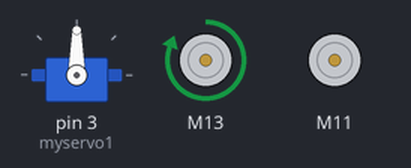
Recording of a sketch running on a simulated Arduino Uno, built with avr-gcc and run on an emulated ATmega328P. Shown: servo, 2 × DC motor (green arrow = forward, orange = backward, longer = faster).

Above: at 0.05 s.
At 1.95 s:
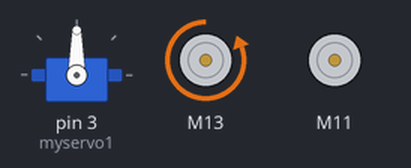
At 3.85 s:
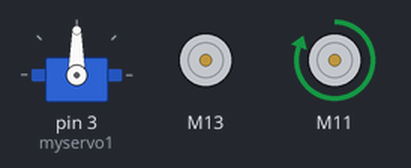
At 7.75 s:
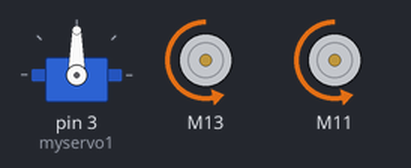
At 11.55 s:
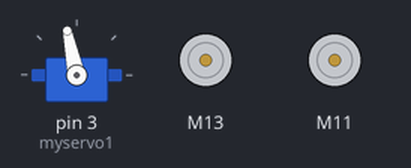
At 15.45 s:
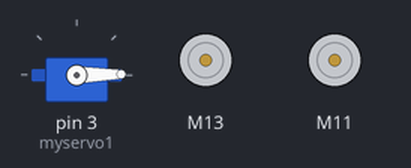
Timing chart, 0 to 20.1 s (numbered marks = the images above):
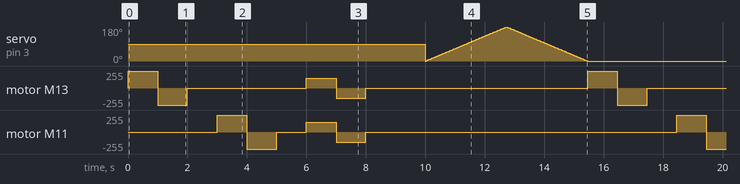

The sketch:

Motor.ino
```cpp
/******************************************************************************
TestRun.ino
TB6612FNG H-Bridge Motor Driver Example code
Michelle @ SparkFun Electronics
8/20/16
https://github.com/sparkfun/SparkFun_TB6612FNG_Arduino_Library

Uses 2 motors to show examples of the functions in the library.  This causes
a robot to do a little 'jig'.  Each movement has an equal and opposite movement
so assuming your motors are balanced the bot should end up at the same place it
started.

Resources:
TB6612 SparkFun Library

Development environment specifics:
Developed on Arduino 1.6.4
Developed with ROB-9457
******************************************************************************/

// This is the library for the TB6612 that contains the class Motor and all the
// functions
#include <SparkFun_TB6612.h>
#include <Servo.h>

// Pins for all inputs, keep in mind the PWM defines must be on PWM pins
// the default pins listed are the ones used on the Redbot (ROB-12097) with
// the exception of STBY which the Redbot controls with a physical switch
#define AIN1 13
#define BIN1 11
#define AIN2 12
#define BIN2 10
#define PWMA 9
#define PWMB 9
#define STBY 8

Servo myservo1;  // create servo object to control a servo
int pos = 0;
// these constants are used to allow you to make your motor configuration
// line up with function names like forward.  Value can be 1 or -1
const int offsetA = 1;
const int offsetB = 1;

// Initializing motors.  The library will allow you to initialize as many
// motors as you have memory for.  If you are using functions like forward
// that take 2 motors as arguements you can either write new functions or
// call the function more than once.
Motor motor1 = Motor(AIN1, AIN2, PWMA, offsetA, STBY);
Motor motor2 = Motor(BIN1, BIN2, PWMB, offsetB, STBY);

void setup()
{

  myservo1.attach(3);
//  myservo2.attach(5);
//  myservo3.attach(6);
 //Nothing here
}


void loop()
{
   //Use of the drive function which takes as arguements the speed
   //and optional duration.  A negative speed will cause it to go
   //backwards.  Speed can be from -255 to 255.  Also use of the
   //brake function which takes no arguements.
   motor1.drive(255,1000); //motor esq pra frente
   motor1.drive(-255,1000); // motor esq pra tras
   motor1.brake();
   delay(1000);

   //Use of the drive function which takes as arguements the speed
   //and optional duration.  A negative speed will cause it to go
   //backwards.  Speed can be from -255 to 255.  Also use of the
   //brake function which takes no arguements.
   motor2.drive(255,1000);
   motor2.drive(-255,1000);
   motor2.brake();
   delay(1000);

   //Use of the forward function, which takes as arguements two motors
   //and optionally a speed.  If a negative number is used for speed
   //it will go backwards
   forward(motor1, motor2, 150);
   delay(1000);

   //Use of the back function, which takes as arguments two motors
   //and optionally a speed.  Either a positive number or a negative
   //number for speed will cause it to go backwards
   back(motor1, motor2, -150);
   delay(1000);

   //Use of the brake function which takes as arguments two motors.
   //Note that functions do not stop motors on their own.
   brake(motor1, motor2);
   delay(1000);

   //Use of brake again.
   brake(motor1, motor2);
   delay(1000);

   for (pos = 0; pos <= 180; pos += 1) { // goes from 0 degrees to 180 degrees
    // in steps of 1 degree
    myservo1.write(pos);              // tell servo to go to position in variable 'pos'
    delay(15);                       // waits 15ms for the servo to reach the position
  }
  for (pos = 180; pos >= 0; pos -= 1) { // goes from 180 degrees to 0 degrees
    myservo1.write(pos);              // tell servo to go to position in variable 'pos'
    delay(15);                       // waits 15ms for the servo to reach the position
  }
}
```

Measured:
- by itself, motor M13: repeats every 15.5 s: backward 255/255 1.0 s, stopped 4.0 s, forward 150/255 1.0 s, backward 150/255 1.0 s, stopped 7.5 s, forward 255/255 1.0 s
- by itself, motor M11: repeats every 15.5 s: backward 255/255 1.0 s, stopped 1.0 s, forward 150/255 1.0 s, backward 150/255 1.0 s, stopped 10.5 s, forward 255/255 1.0 s
